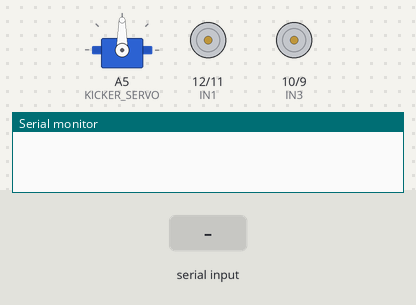
Simulated run of this sketch. Board: Arduino Uno, built with avr-gcc and run on an emulated ATmega328P. On the bench: servo, motor-driver pin pairs drawn as motors (green arrow = first pin HIGH = forward, orange = second pin HIGH = backward, longer = more drive, scaled by the enable pin), the last lines printed to the serial monitor. The inputs (shaded band) are chosen by the test bench.

Above: at 1.2 s.
1.3 s: "B" received over Serial
At 2.2 s:
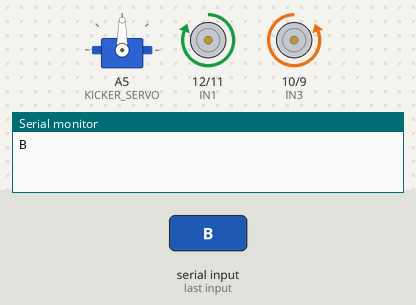
2.8 s: "S" received over Serial
At 3.3 s:
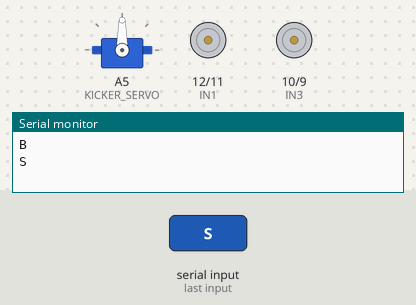
4.3 s: "F" received over Serial
At 5.5 s:
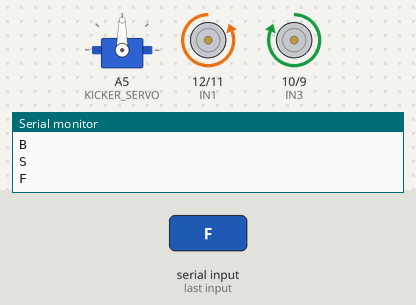
5.8 s: "G" received over Serial
At 6.8 s:
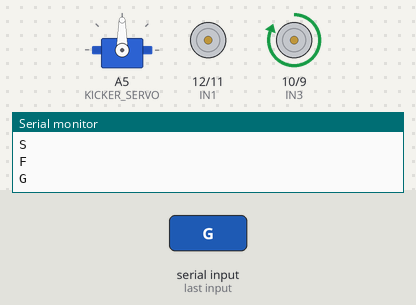
7.3 s: "I" received over Serial
At 8.0 s:
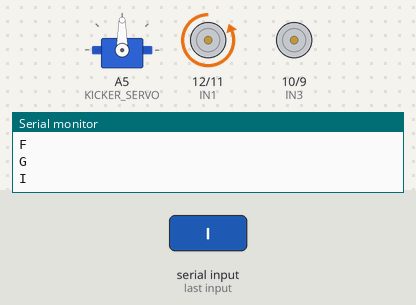
8.8 s: "H" received over Serial
At 9.1 s:
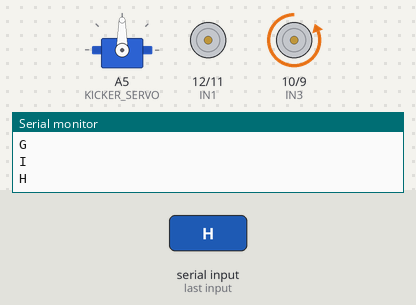
Timing chart, 0 to 11.3 s (numbered marks = the images above; inputs shaded):
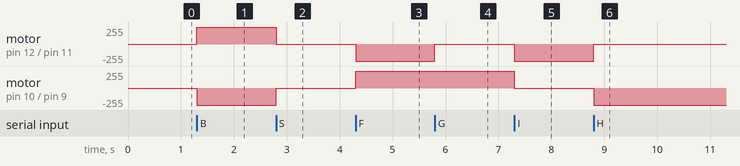

The sketch:

code.ino
```cpp
#include <Servo.h>

#define enA             A0
#define enB             A1
#define enC             A2
#define enD             A3
#define IN1             12
#define IN2             11
#define IN3             10
#define IN4              9
#define KICKER_SERVO    A5

int motor_speed = 160;
int incomingByte = 0;
int angle = 90;

Servo kicker;


void move_forward()
{
  analogWrite(enA, motor_speed);
  digitalWrite(IN1, LOW);
  digitalWrite(IN2, HIGH);
  analogWrite(enB, motor_speed);
  digitalWrite(IN3, HIGH);
  digitalWrite(IN4, LOW);
}


void move_backward()
{
  analogWrite(enA, motor_speed);
  digitalWrite(IN1, HIGH);
  digitalWrite(IN2, LOW);
  analogWrite(enB, motor_speed);
  digitalWrite(IN3, LOW);
  digitalWrite(IN4, HIGH);
}


void turn_left()
{
  analogWrite(enA, motor_speed);
  digitalWrite(IN1, LOW);
  digitalWrite(IN2, HIGH);
  analogWrite(enB, motor_speed);
  digitalWrite(IN3, HIGH);
  digitalWrite(IN4, LOW);
}


void turn_right()
{
  analogWrite(enA, motor_speed);
  digitalWrite(IN1, HIGH);
  digitalWrite(IN2, LOW);
  analogWrite(enB, motor_speed);
  digitalWrite(IN3, LOW);
  digitalWrite(IN4, HIGH);
}


void forward_left()
{
  analogWrite(enA, motor_speed);
  digitalWrite(IN1, LOW);
  digitalWrite(IN2, LOW);
  analogWrite(enB, motor_speed);
  digitalWrite(IN3, HIGH);
  digitalWrite(IN4, LOW);
}


void forward_right()
{
  analogWrite(enA, motor_speed);
  digitalWrite(IN1, LOW);
  digitalWrite(IN2, HIGH);
  analogWrite(enB, motor_speed);
  digitalWrite(IN3, LOW);
  digitalWrite(IN4, LOW);
}


void back_left()
{
  analogWrite(enA, motor_speed);
  digitalWrite(IN1, LOW);
  digitalWrite(IN2, LOW);
  analogWrite(enB, motor_speed);
  digitalWrite(IN3, LOW);
  digitalWrite(IN4, HIGH);
}


void back_right()
{
  analogWrite(enA, motor_speed);
  digitalWrite(IN1, HIGH);
  digitalWrite(IN2, LOW);
  analogWrite(enB, motor_speed);
  digitalWrite(IN3, LOW);
  digitalWrite(IN4, LOW);
}


void stop_moving()
{
  digitalWrite(IN1, LOW);
  digitalWrite(IN2, LOW);
  digitalWrite(IN3, LOW);
  digitalWrite(IN4, LOW);
}


void kick_left()
{
  while (angle-- > 45)
  {
    kicker.write(angle);
  }
}


void kick_right()
{
  while (angle++ < 135)
  {
    kicker.write(angle);
  }
}


void setup() {
  Serial.begin(9600);
  kicker.attach(KICKER_SERVO);
  kicker.write(angle);

  pinMode(enA, OUTPUT);
  pinMode(enB, OUTPUT);
  pinMode(IN1, OUTPUT);
  pinMode(IN2, OUTPUT);
  pinMode(IN3, OUTPUT);
  pinMode(IN4, OUTPUT);

}

void loop() {

    if (Serial.available() > 0)
    {
      incomingByte = Serial.read();
      Serial.println(char(incomingByte));
    }

    switch(incomingByte)
    {
       case 'S':
       {
         stop_moving();
         incomingByte='*';
         break;
       }
       case 'B':
       {
         move_backward();
         incomingByte='*';
         break;
       }
       case 'F':
       {
         move_forward();
         incomingByte='*';
         break;
       }
       case 'L':
       {
         turn_left();
         incomingByte='*';
         break;
       }
       case 'R':
       {
         turn_right();
         incomingByte='*';
         break;
       }
       case 'G':
       {
         forward_left();
         incomingByte='*';
         break;
       }
       case 'I':
       {
         forward_right();
         incomingByte='*';
         break;
       }
       case 'H':
       {
         back_left();
         incomingByte='*';
         break;
       }
       case 'J':
       {
         back_right();
         incomingByte='*';
         break;
       }
       case '1':
       {
         motor_speed = 20;
         incomingByte = '*';
         break;
       }
       case '2':
       {
         motor_speed = 40;
         incomingByte = '*';
         break;
       }
       case '3':
       {
         motor_speed = 60;
         incomingByte = '*';
         break;
       }
       case '4':
       {
         motor_speed = 80;
         incomingByte = '*';
         break;
       }
       case '5':
       {
         motor_speed = 100;
         incomingByte = '*';
         break;
       }
       case '6':
       {
         motor_speed = 120;
         incomingByte = '*';
         break;
       }
       case '7':
       {
         motor_speed = 140;
         incomingByte = '*';
         break;
       }
       case '8':
       {
         motor_speed = 160;
         incomingByte = '*';
         break;
       }
       case '9':
       {
         motor_speed = 200;
         incomingByte = '*';
         break;
       }
       case 'q':
       {
         motor_speed = 255;
         incomingByte = '*';
         break;
       }
       case 'w':
       {
         kick_left();
         incomingByte = '*';
         break;
       }
       case 'W':
       {
         angle = 90;
         kicker.write(angle);
         incomingByte = '*';
         break;
       }
       case 'e':
       {
         kick_right();
         incomingByte = '*';
         break;
       }
       case 'E':
       {
         angle = 90;
         kicker.write(angle);
         incomingByte = '*';
         break;
       }
     }
}
```

Measured:
- after the input at 1.3 s, motor on pin 12 (IN1) / pin 11 (IN2): stopped → forward 255/255 at once; motor on pin 10 (IN3) / pin 9 (IN4): stopped → backward 255/255 at once
- after the input at 2.8 s, motor on pin 12 (IN1) / pin 11 (IN2): forward 255/255 → stopped at once; motor on pin 10 (IN3) / pin 9 (IN4): backward 255/255 → stopped at once
- after the input at 4.3 s, motor on pin 12 (IN1) / pin 11 (IN2): stopped → backward 255/255 at once; motor on pin 10 (IN3) / pin 9 (IN4): stopped → forward 255/255 at once
- after the input at 5.8 s, motor on pin 12 (IN1) / pin 11 (IN2): backward 255/255 → stopped at once
- after the input at 7.3 s, motor on pin 12 (IN1) / pin 11 (IN2): stopped → backward 255/255 at once; motor on pin 10 (IN3) / pin 9 (IN4): forward 255/255 → stopped at once
- after the input at 8.8 s, motor on pin 12 (IN1) / pin 11 (IN2): backward 255/255 → stopped at once; motor on pin 10 (IN3) / pin 9 (IN4): stopped → backward 255/255 at once
